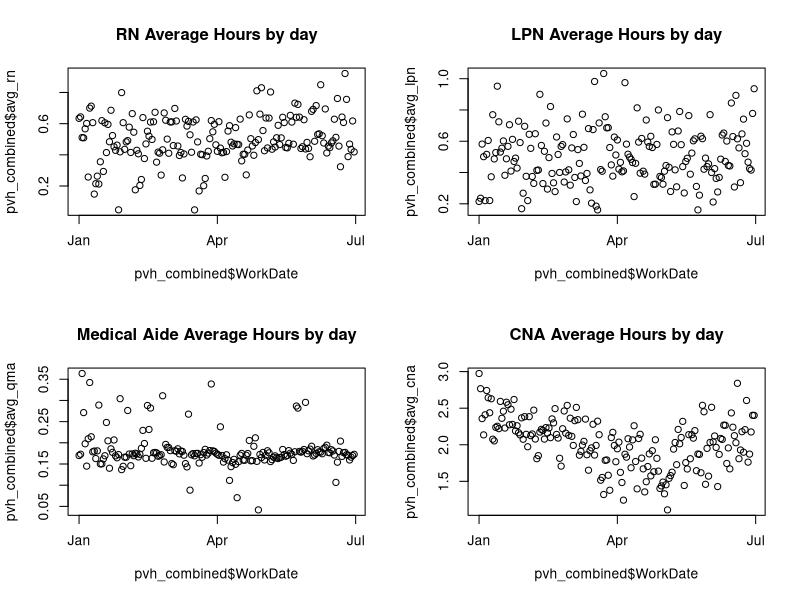
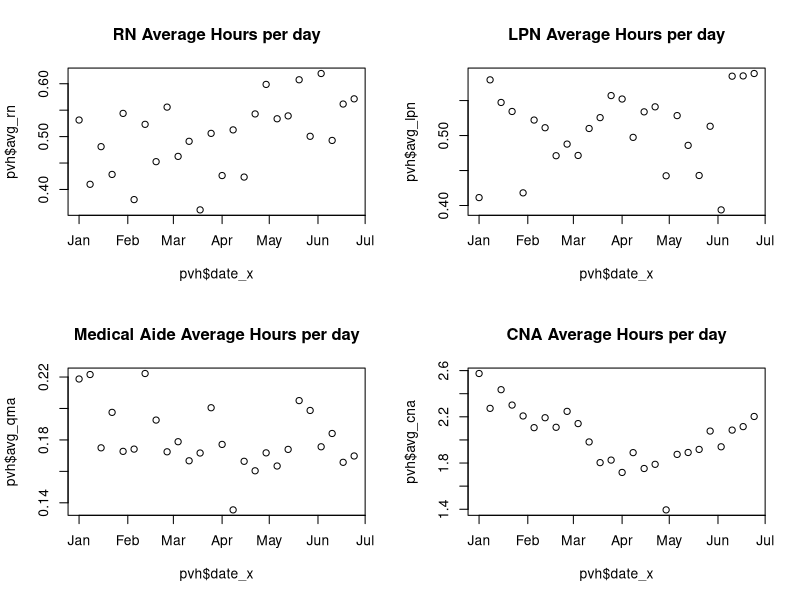
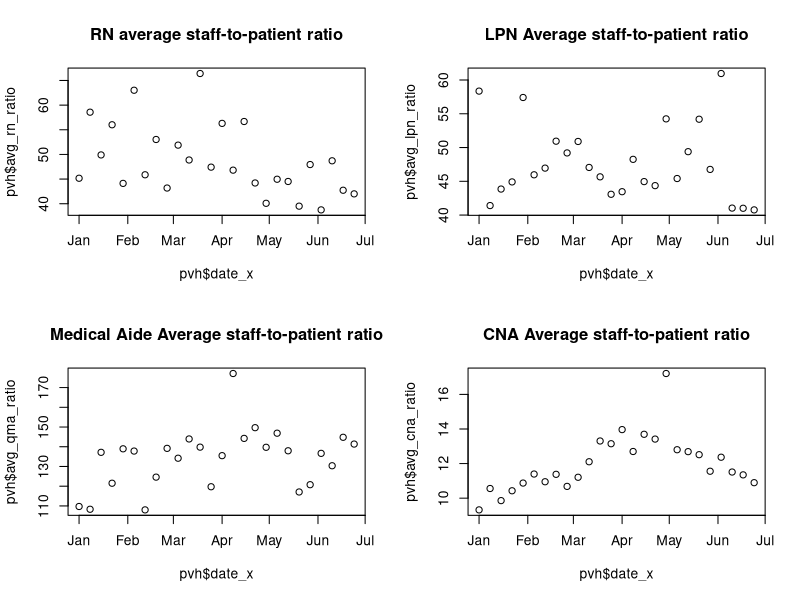
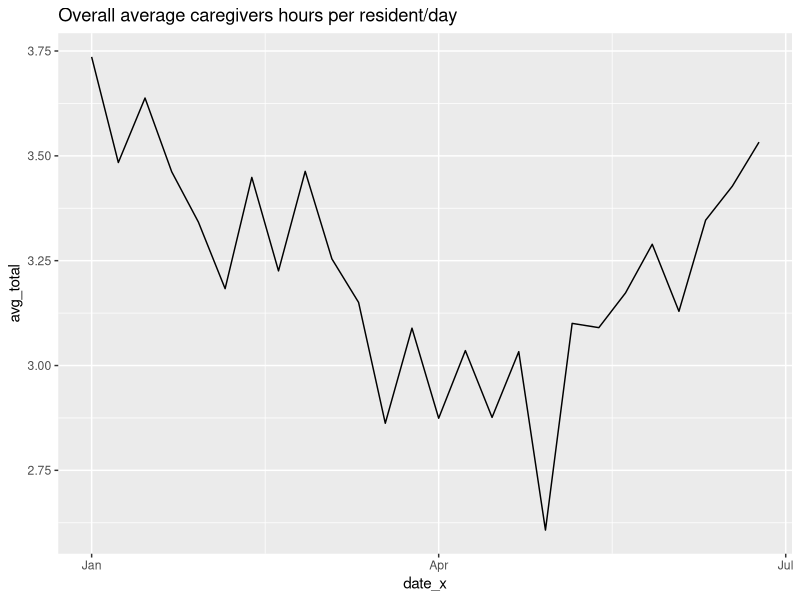

Write the R code that produced these figures, in order.
## ---- chunk 1
library(knitr)
opts_chunk$set(
  echo = TRUE,
  warning = FALSE,
  message = FALSE,
  error = FALSE,
  comment = "#>",
  fig.path = "../plots/",
  fig.width = 10,
  dpi = 300
)
options(width = 99)
## ---- chunk 2
library(tidyverse)
pvh_q2 <- read_csv(file = "pvh_PBJ_Daily_Nurse_Staffing_CY_2020Q2.csv")
pvh_q1 <- read_csv(file = "pvh_PBJ_Daily_Nurse_Staffing_CY_2020Q1.csv")
## ---- chunk 3
# filter out the irrelevant facility in NE
pvh_q1 <- pvh_q1 %>% filter(STATE == "IN")
pvh_q2 <- pvh_q2 %>% filter(STATE == "IN")
## ---- chunk 4
# combine q1 and q2
pvh_combined <- pvh_q1 %>% bind_rows(pvh_q2)

pvh_combined <- pvh_combined %>% 
  #tranform WorkDate column to a date column
  mutate(WorkDate = WorkDate %>% as.character() %>% as.Date(format = "%Y%m%d"),
  # Divide hours by census so we can get hours per patient on a daily basis 
         avg_rn = Hrs_RN/MDScensus,
         avg_cna = Hrs_CNA/MDScensus,
         avg_lpn = Hrs_LPN/MDScensus,
         avg_qma = Hrs_MedAide/MDScensus)
# date_x is the first day of this week, for graphical purposes
pvh_combined <- pvh_combined %>% mutate(week = lubridate::week(WorkDate))

par(mfrow = c(2, 2))
plot(pvh_combined$WorkDate, pvh_combined$avg_rn, main = "RN Average Hours by day")
plot(pvh_combined$WorkDate, pvh_combined$avg_lpn, main = "LPN Average Hours by day")
plot(pvh_combined$WorkDate, pvh_combined$avg_qma, main = "Medical Aide Average Hours by day")
plot(pvh_combined$WorkDate, pvh_combined$avg_cna, main = "CNA Average Hours by day")

## ---- chunk 5
pvh <- pvh_combined %>% group_by(week) %>% 
  # weekly average census per day
  summarize(week_census = sum(MDScensus)/7,
  # number of hours per resident per day (weekly average)
            avg_rn = sum(Hrs_RN)/week_census/7,
            avg_lpn = sum(Hrs_LPN)/week_census/7,
            avg_cna = sum(Hrs_CNA)/week_census/7,
            avg_qma = sum(Hrs_MedAide)/week_census/7,
            date_x = min(WorkDate),
  # caculate total hours and then divide by weekly average census gives us the overall staffing average
            avg_total = sum(Hrs_RN + Hrs_CNA + Hrs_LPN + Hrs_MedAide)/week_census/7
            )
## ---- chunk 6
par(mfrow = c(2, 2))
plot(pvh$date_x, pvh$avg_rn, main = "RN Average Hours per day")
plot(pvh$date_x, pvh$avg_lpn, main = "LPN Average Hours per day")
plot(pvh$date_x, pvh$avg_qma, main = "Medical Aide Average Hours per day")
plot(pvh$date_x, pvh$avg_cna, main = "CNA Average Hours per day")
## ---- chunk 7
calc_ratio <- function(x) {
# hours per day divided by 24 gives us hours per hour (how much time each patient gets every hour)
   y = x/24
   # if a patient gets 0.1 of care each hour, that means a staff-to-patient ratio of 10:1, the reciprocal of y is the staff-to-patient ratio
  return(1/y)
}

# get the staff-to-patient ratio based on all the avg hours each patient gets each day
pvh <- pvh %>% mutate(across(.cols = starts_with("avg"), 
                      .fns = calc_ratio,
                      .names = "{.col}_ratio"))
par(mfrow = c(2, 2))
plot(pvh$date_x, pvh$avg_rn_ratio, main = "RN average staff-to-patient ratio")
plot(pvh$date_x, pvh$avg_lpn_ratio, main = "LPN Average staff-to-patient ratio")
plot(pvh$date_x, pvh$avg_qma_ratio, main = "Medical Aide Average staff-to-patient ratio")
plot(pvh$date_x, pvh$avg_cna_ratio, main = "CNA Average staff-to-patient ratio")
## ---- chunk 8
ggplot(pvh) + geom_line( aes(x = date_x, y = avg_total)) +
  labs(title = "Overall average caregivers hours per resident/day")
